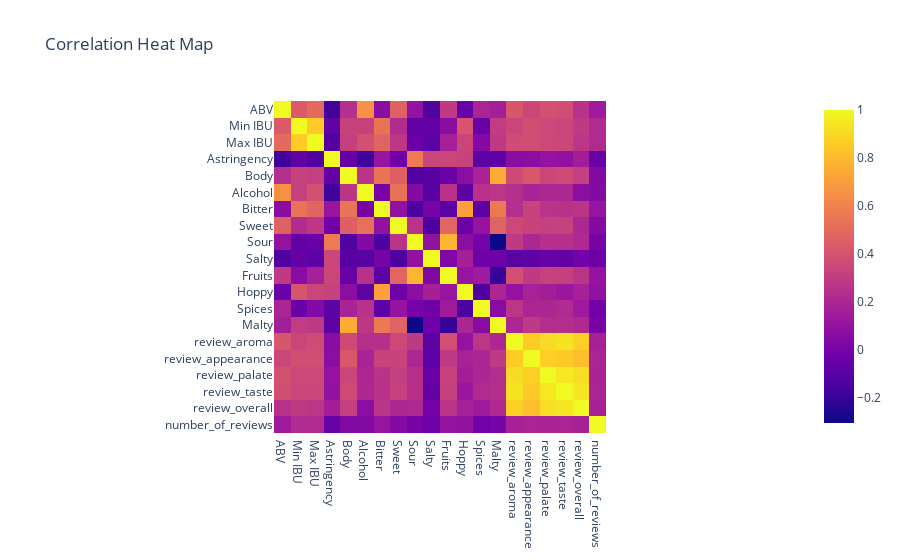

Notebook code cell kept with this figure:
### Code cell
dfcorr = df.drop(["Name", "Beer Name (Full)","Description"], axis=1)
print(dfcorr.shape)

corr = dfcorr.corr()

# Use the seaborn library to create a heat map of the correlations
fig = px.imshow(corr, title="Correlation Heat Map")
fig.show()

### Figure 1 — Plotly figure (JSON) as saved in the notebook; plotly's stock layout.template omitted (floating-point values rounded to 4 significant figures; data arrays with more than 128 entries replaced by an {"elided": "..."} marker saying what was removed)
{"data": [{"coloraxis": "coloraxis", "hovertemplate": "x: %{x}<br>y: %{y}<br>color: %{z}<extra></extra>", "name": "0", "type": "heatmap", "x": ["ABV", "Min IBU", "Max IBU", "Astringency", "Body", "Alcohol", "Bitter", "Sweet", "Sour", "Salty", "Fruits", "Hoppy", "Spices", "Malty", "review_aroma", "review_appearance", "review_palate", "review_taste", "review_overall", "number_of_reviews"], "xaxis": "x", "y": ["ABV", "Min IBU", "Max IBU", "Astringency", "Body", "Alcohol", "Bitter", "Sweet", "Sour", "Salty", "Fruits", "Hoppy", "Spices", "Malty", "review_aroma", "review_appearance", "review_palate", "review_taste", "review_overall", "number_of_reviews"], "yaxis": "y", "z": {"elided": "20x20 float values"}}], "layout": {"coloraxis": {"colorscale": [[0, "#0d0887"], [0.1111, "#46039f"], [0.2222, "#7201a8"], [0.3333, "#9c179e"], [0.4444, "#bd3786"], [0.5556, "#d8576b"], [0.6667, "#ed7953"], [0.7778, "#fb9f3a"], [0.8889, "#fdca26"], [1, "#f0f921"]]}, "title": {"text": "Correlation Heat Map"}, "xaxis": {"anchor": "y", "constrain": "domain", "domain": [0, 1], "scaleanchor": "y"}, "yaxis": {"anchor": "x", "autorange": "reversed", "constrain": "domain", "domain": [0, 1]}}}
